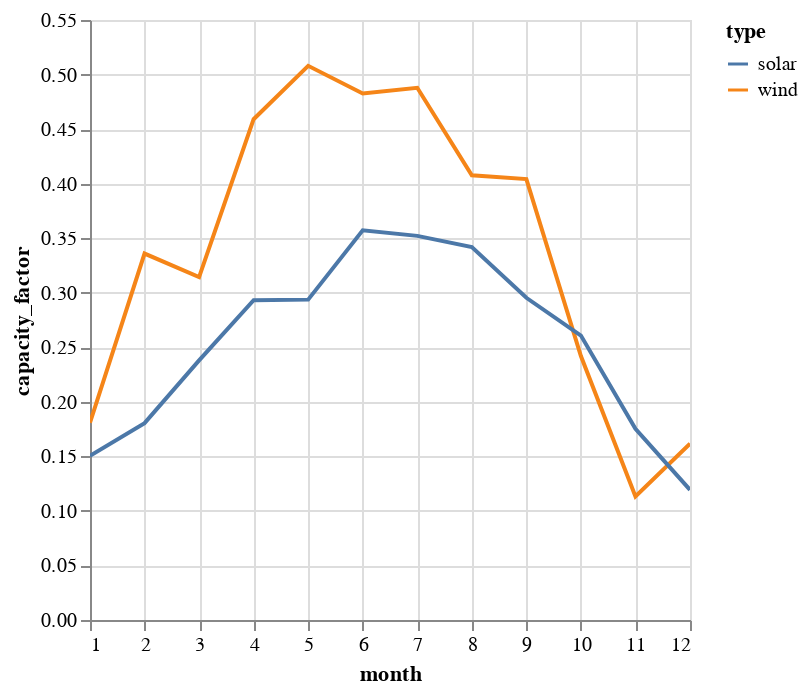

Source (notebook cell):
### Code cell
cf_by_hour = (
    df3.group_by(pl.col("date").dt.month().alias("month"), "type")
    .mean()
    .sort("month")
    .drop("date")
)
cf_by_hour.plot.line(x="month", y="capacity_factor", color="type")

### Figure 1 — Vega-Lite specification as saved in the notebook (floating-point values rounded to 4 significant figures)
{"config": {"view": {"continuousWidth": 300, "continuousHeight": 300}}, "data": {"name": "data-c075f102d5f1bb5564e48d1c34e3e497"}, "mark": {"type": "line", "tooltip": true}, "encoding": {"color": {"field": "type", "type": "nominal"}, "x": {"field": "month", "type": "quantitative"}, "y": {"field": "capacity_factor", "type": "quantitative"}}, "params": [{"name": "param_14", "select": {"type": "interval", "encodings": ["x", "y"]}, "bind": "scales"}], "$schema": "https://vega.github.io/schema/vega-lite/v5.20.1.json", "datasets": {"data-c075f102d5f1bb5564e48d1c34e3e497": [{"month": 1, "type": "wind", "capacity_factor": 0.1808}, {"month": 1, "type": "solar", "capacity_factor": 0.1504}, {"month": 2, "type": "solar", "capacity_factor": 0.1804}, {"month": 2, "type": "wind", "capacity_factor": 0.3359}, {"month": 3, "type": "wind", "capacity_factor": 0.3144}, {"month": 3, "type": "solar", "capacity_factor": 0.238}, {"month": 4, "type": "wind", "capacity_factor": 0.4591}, {"month": 4, "type": "solar", "capacity_factor": 0.2932}, {"month": 5, "type": "solar", "capacity_factor": 0.2937}, {"month": 5, "type": "wind", "capacity_factor": 0.508}, {"month": 6, "type": "solar", "capacity_factor": 0.3573}, {"month": 6, "type": "wind", "capacity_factor": 0.4826}, {"month": 7, "type": "wind", "capacity_factor": 0.4879}, {"month": 7, "type": "solar", "capacity_factor": 0.3521}, {"month": 8, "type": "solar", "capacity_factor": 0.3419}, {"month": 8, "type": "wind", "capacity_factor": 0.4077}, {"month": 9, "type": "wind", "capacity_factor": 0.4042}, {"month": 9, "type": "solar", "capacity_factor": 0.2954}, {"month": 10, "type": "solar", "capacity_factor": 0.2607}, {"month": 10, "type": "wind", "capacity_factor": 0.242}, {"month": 11, "type": "wind", "capacity_factor": 0.1133}, {"month": 11, "type": "solar", "capacity_factor": 0.1753}, {"month": 12, "type": "wind", "capacity_factor": 0.1617}, {"month": 12, "type": "solar", "capacity_factor": 0.1193}]}}
